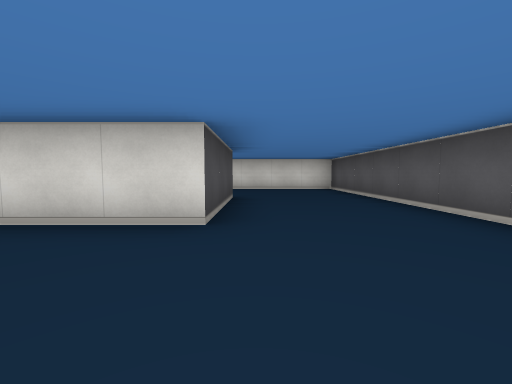
View 1 (above)

24 first-person views from a walk through a cub3D maze. The camera is about half as high as the walls, tilts 4° down and sees 90° across. The floor is counted in squares. Each view is taken from the middle of a square. On the plan, view 1 faces up. The plan holds only what a view shows up to about 9 squares ahead; the rest is blank.

View 2
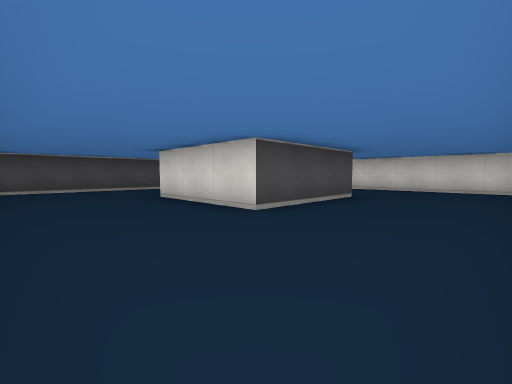

View 3
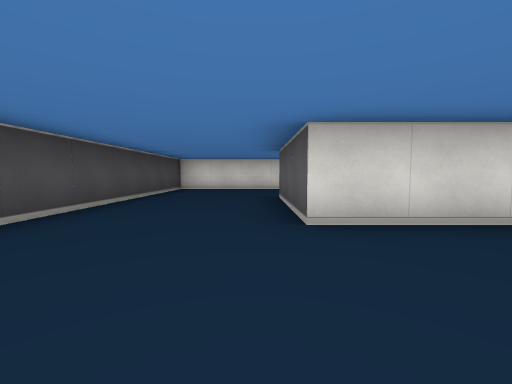

View 4
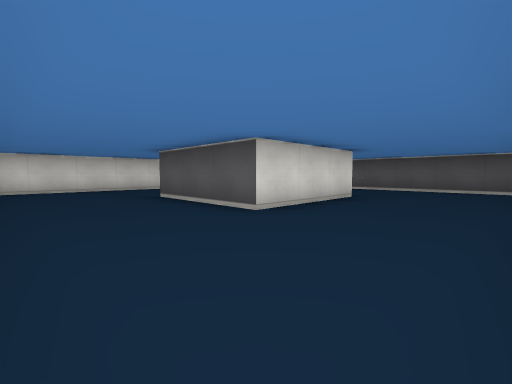

View 5
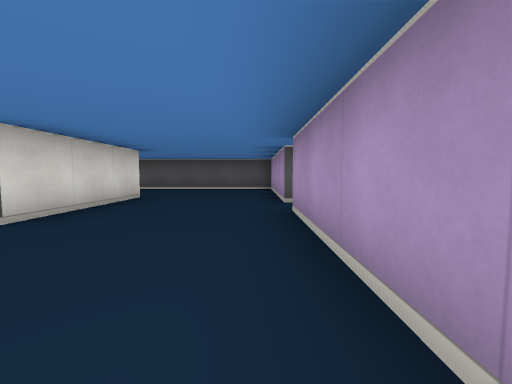

View 6
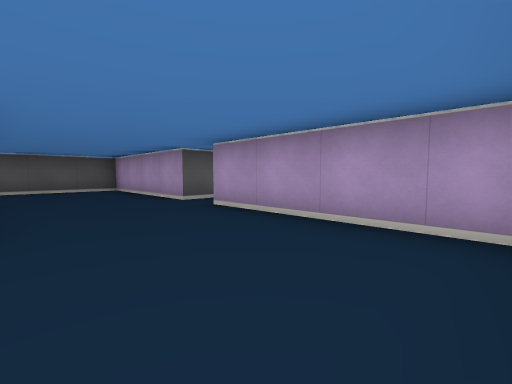

View 7
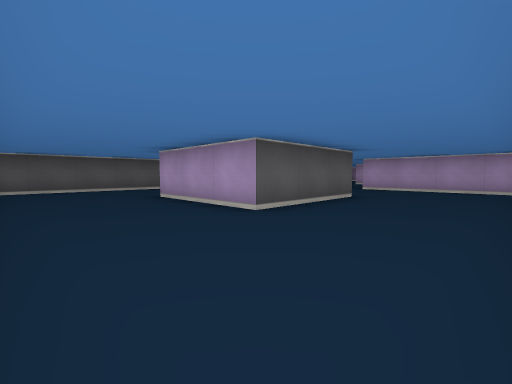

View 8
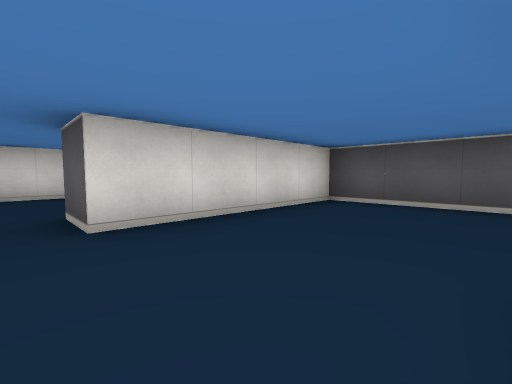

View 9
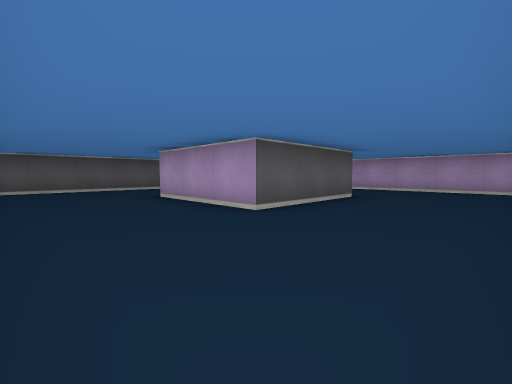

View 10
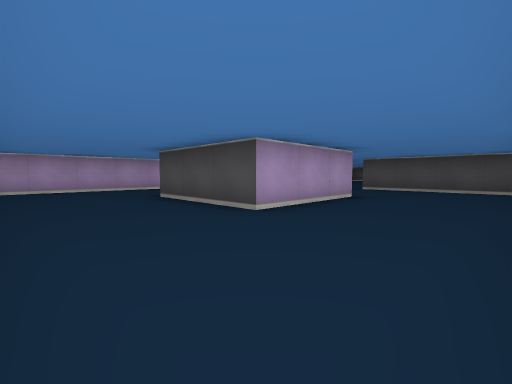

View 11
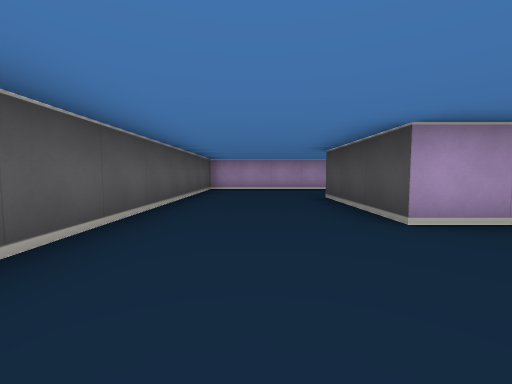

View 12
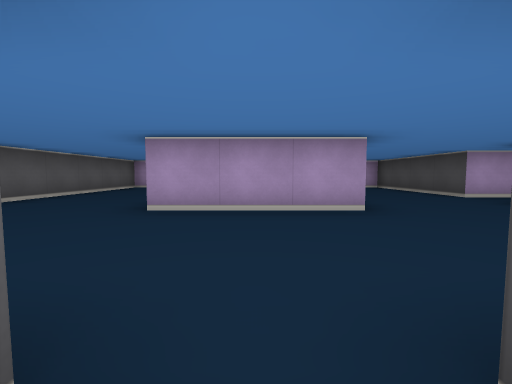

View 13
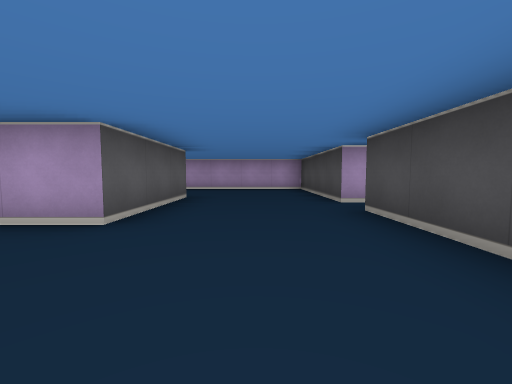

View 14
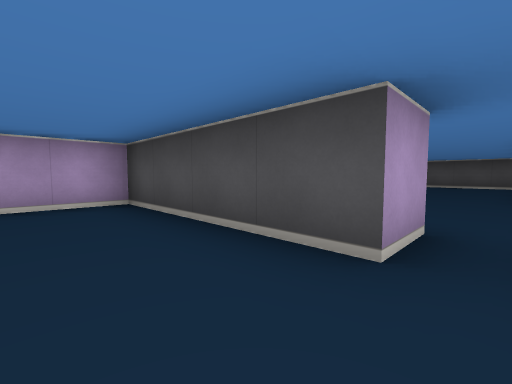

View 15
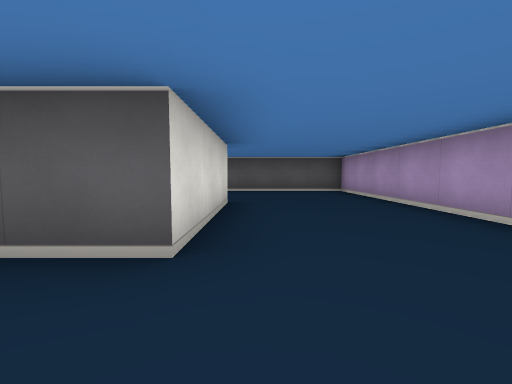

View 16
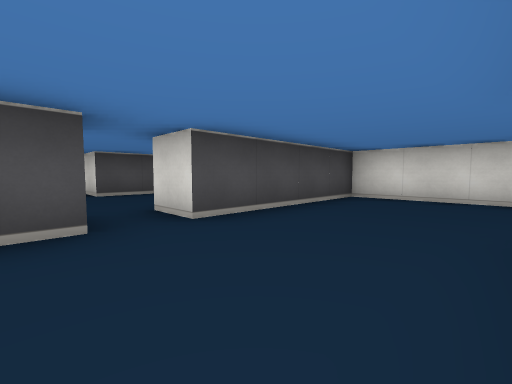

View 17
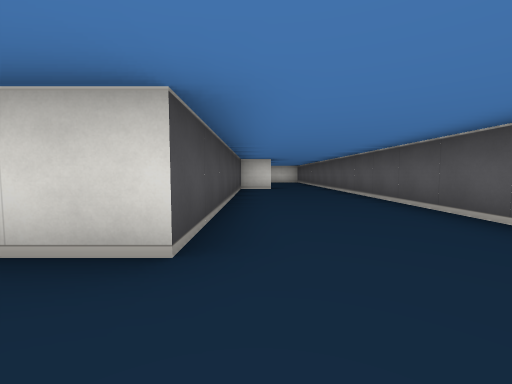

View 18
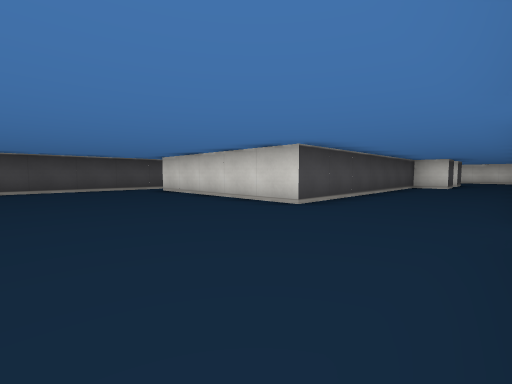

View 19
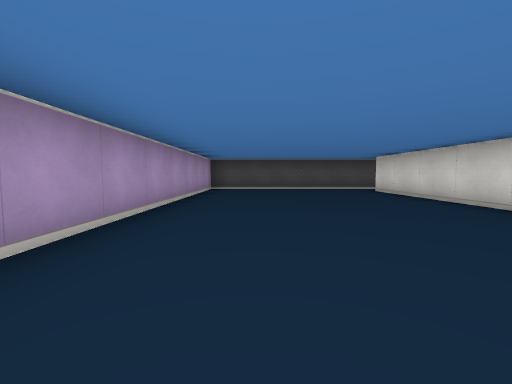

View 20
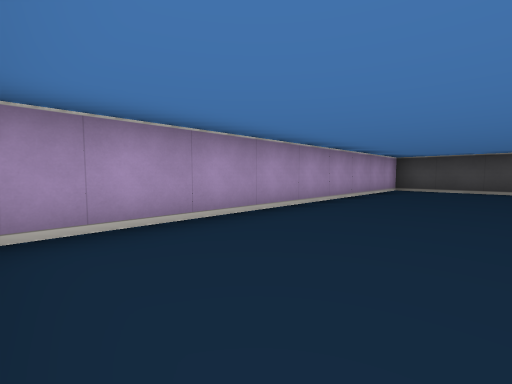

View 21
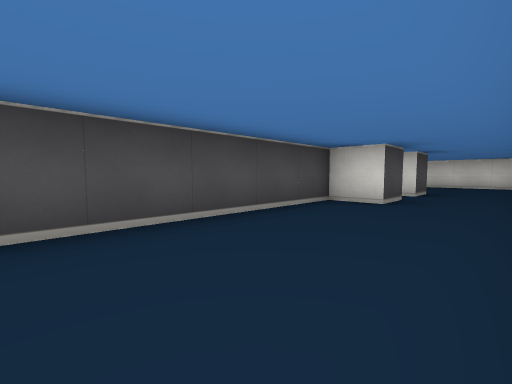

View 22
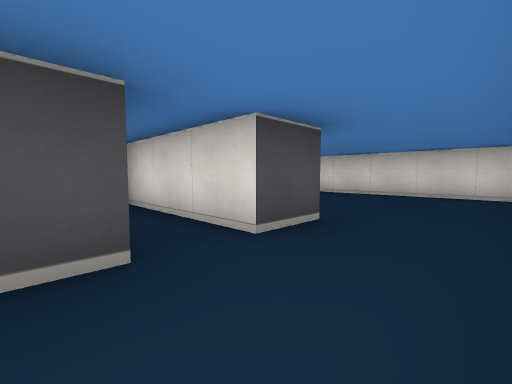

View 23
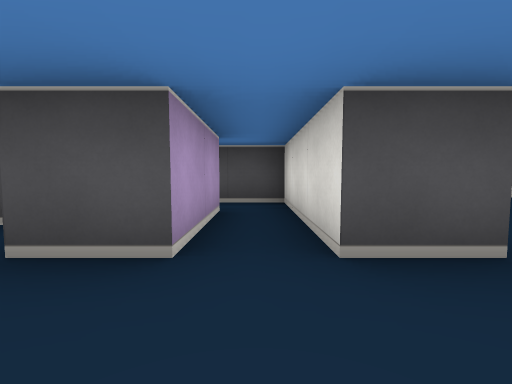

View 24
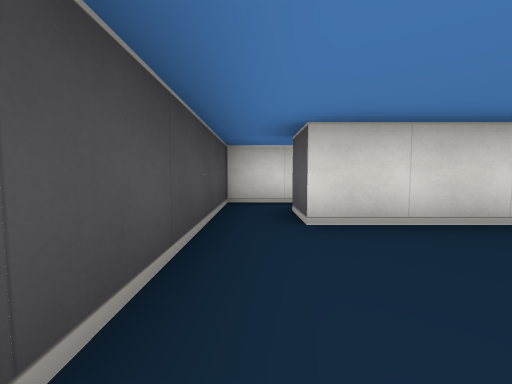

### Floor plan
Points are (right, up) in squares from view 1. A wall is a line through its corners. A room is listed if a view was taken in it or the views show most of it. See-through windows are left out.
Room 1 (views 1, 2, 3, 4, 5, 6, 7)
walls: (-3.5, 5.5) (-0.5, 5.5) (-0.5, 2.5) (-3.5, 2.5) (-3.5, 5.5); (-1.5, -0.5) (2.5, -0.5) (2.5, 8.5) (-6.5, 8.5) (-6.5, 0); (-6.1, -0.5) (-2.5, -0.5)
ways out: opening at (-2, -1) to room 2
Room 2 (views 8, 9, 10, 11, 12, 13, 14, 15, 16)
walls: (-3.5, -4.5) (-0.5, -4.5) (-0.5, -7.5) (-3.5, -7.5) (-3.5, -4.5); (-3.9, -1.5) (-6.5, -1.5) (-6.5, -5.5) (-7.5, -5.5); (-7.6, -6.5) (-6.5, -6.5) (-6.5, -10.5) (2.5, -10.5) (2.5, -1.5) (-1.5, -1.5) (-1.5, -0.5)
ways out: opening at (-2, -1) to room 1; opening at (-7, -6) to room 3
Room 3 (views 17, 18, 19, 20, 21, 22, 23, 24)
walls: (-7.5, -4.6) (-7.5, 2.1); (-16.5, -4.5) (-16.5, -10.5) (-7.9, -10.5); (-11.5, 2.5) (-9.5, 2.5) (-9.5, 1.5) (-10.5, 1.5) (-10.5, -5.5) (-15.5, -5.5) (-15.5, -4.5); (-9.5, 4.6) (-9.5, 3.5) (-11.5, 3.5)
ways out: opening at (-7, -6) to room 2; opening at (-16, -5); opening at (-10.5, 3); opening at (-8.5, 4)

Positions as (right, up) in squares from view 1, and headings:
1: (0, 0), facing up
2: (2, 0), facing up-left
3: (-4, 0), facing up
4: (-6, 0), facing up-right
5: (-6, 0), facing right
6: (-6, 2), facing down-right
7: (-6, 8), facing down-right
8: (-2, -4), facing up-right
9: (-6, -2), facing down-right
10: (2, -2), facing down-left
11: (1, -2), facing down
12: (-2, -1), facing down
13: (-5, -2), facing down
14: (-5, -6), facing down-left
15: (-5, -8), facing right
16: (-4, -7), facing up-left
17: (-10, -7), facing up
18: (-8, -9), facing up-left
19: (-8, -9), facing left
20: (-8, -8), facing down-left
21: (-8, -3), facing up-left
22: (-8, 2), facing up-left
23: (-8, 3), facing left
24: (-16, -8), facing up
